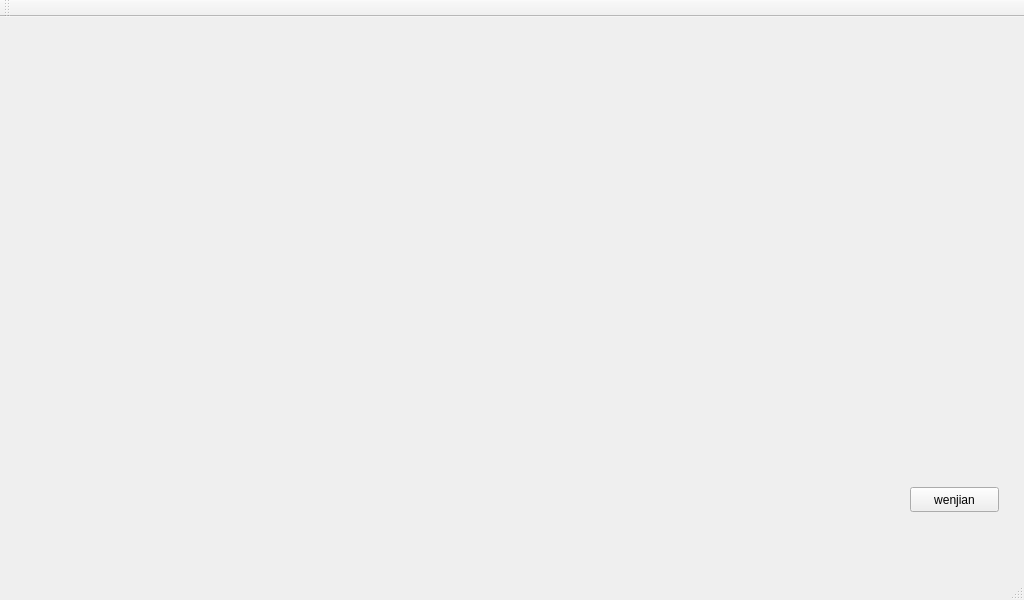
<?xml version="1.0" encoding="UTF-8"?>
<ui version="4.0">
 <class>MainWindow</class>
 <widget class="QMainWindow" name="MainWindow">
  <property name="geometry">
   <rect>
    <x>0</x>
    <y>0</y>
    <width>1024</width>
    <height>600</height>
   </rect>
  </property>
  <property name="windowTitle">
   <string>MainWindow</string>
  </property>
  <property name="iconSize">
   <size>
    <width>1024</width>
    <height>600</height>
   </size>
  </property>
  <widget class="QWidget" name="centralWidget">
   <widget class="QPushButton" name="pushButton">
    <property name="geometry">
     <rect>
      <x>910</x>
      <y>470</y>
      <width>89</width>
      <height>25</height>
     </rect>
    </property>
    <property name="text">
     <string>wenjian</string>
    </property>
   </widget>
  </widget>
  <widget class="QMenuBar" name="menuBar">
   <property name="geometry">
    <rect>
     <x>0</x>
     <y>0</y>
     <width>1024</width>
     <height>28</height>
    </rect>
   </property>
  </widget>
  <widget class="QToolBar" name="mainToolBar">
   <attribute name="toolBarArea">
    <enum>TopToolBarArea</enum>
   </attribute>
   <attribute name="toolBarBreak">
    <bool>false</bool>
   </attribute>
  </widget>
  <widget class="QStatusBar" name="statusBar"/>
 </widget>
 <layoutdefault spacing="6" margin="11"/>
 <resources/>
 <connections/>
</ui>
